Frame 1 (no input): blank canvas, image omitted
Frame 60 (no input): blank canvas, image omitted
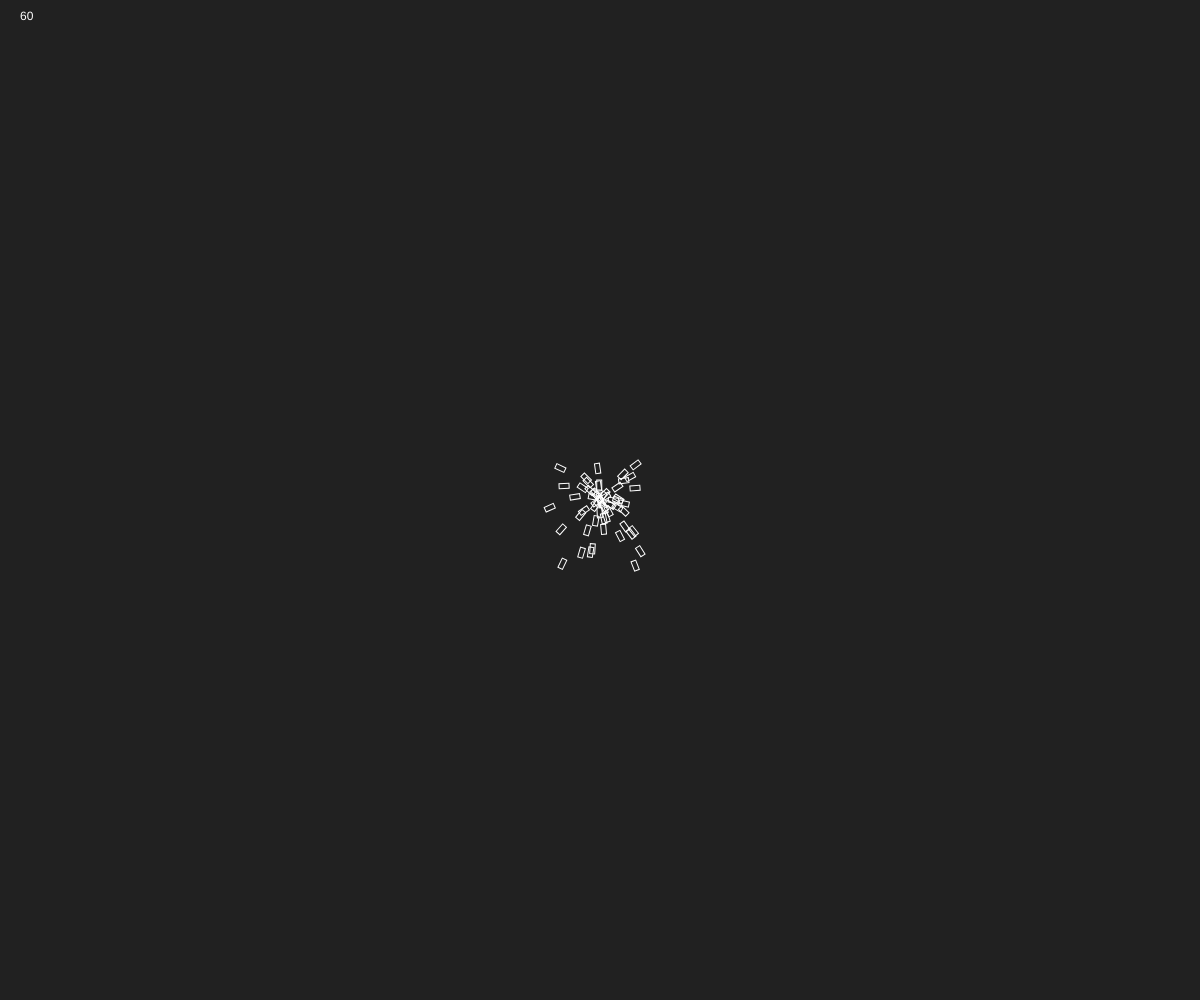
Frame 120 (the mouse pressed at the canvas centre since frame 60)

The p5.js sketch whose frames 1 and 60 were blank and that drew this single picture after the mouse press (run headless with seeded random() and noise() and a simulated clock; from frame 60 on, the mouse is pressed at the canvas centre):

// p5.js sketch
// ── sketch.js
let group = [];  // our particle system 
 
let easing = 0.2; 
let damping = 1;
    
let gravity = new p5.Vector(0, 0.01);

// Create a new canvas to match the browser size
function setup() {
  createCanvas(windowWidth, windowHeight);
  rectMode(CENTER); 
}

// On window resize, update the canvas size
function windowResized() {
  resizeCanvas(windowWidth, windowHeight);
}

function createAgent(x=0, y=0, vx=0, vy=0) {
  let temp = {
    position: new p5.Vector(x, y),
    velocity: new p5.Vector(vx, vy),
    acceleration: new p5.Vector(),
    lifespan: 300,
  }
  return temp; 
}

// Main render loop 
function draw() {
  // Fill in the background
  background(33);
  noFill();     
  stroke(255);
  
  // create new agents over time 
  if (mouseIsPressed) { 
    let newGuy = createAgent(width/2, height/2, 
                            random(-1, 1), random(-1, 1)); 
    group.push(newGuy);
  }
  
  // iterate of the group array and update/render all the agents
  for (let agent of group) {  
    move(agent); // do this first
    twitch(agent);
    applyForce(agent, gravity);
    render(agent);
  }
  
  // get rid of dead weight
  cleanUp(group);
   
  // display the number of active agents
  fill(255); 
  noStroke();
  
  text(group.length, 20, 20);
}

function render(agent) { 
  push();
  translate(agent.position.x, agent.position.y);
  rotate(agent.velocity.heading());
  //let alpha = map(agent.lifespan, 0, 300, 0, 255);
  //stroke(255, alpha);
  rect(0, 0, 10, 5);  // square
  pop();
}

function move(agent) { 
  agent.velocity.add(agent.acceleration);
  agent.velocity.mult(damping);
  agent.position.add(agent.velocity); 
  agent.acceleration.mult(0); // zero the acceleration 
  agent.lifespan--;
}

function applyForce(agent, force) {
  agent.acceleration.add(force);
}

function twitch(agent) {  
  agent.velocity.rotate(random(-0.02, 0.02));
}

function followMouse(agent) {
  let target = new p5.Vector(mouseX, mouseY);
  let diff = target.sub(agent.position);  // sub -> substraction
  diff.mult(easing);  
  agent.acceleration.add(diff);
}

function cleanUp(group) { 
  for (let i=group.length-1; i >= 0; i--) {
    let agent = group[i];
    // || --> OR 
    if (isAgentInsideBox(agent, -50, -50, width+100, height+100) == false
        || agent.lifespan <= 0) { 
      // get rid of this agent 
      group.splice(i, 1); // remove 1 object starting at index i
    }
  }
}

function isAgentInsideBox(agent, x, y, w, h) {
  let ax = agent.position.x; 
  let ay = agent.position.y;
  // && --> AND 
  if (ax > x && ax < x+w && ay > y && ay < y+h) return true;
  else return false;
}
